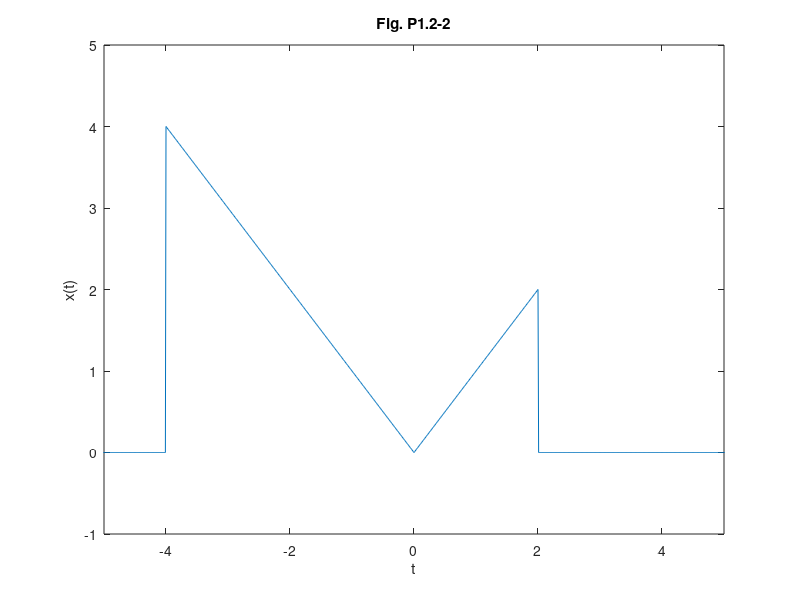
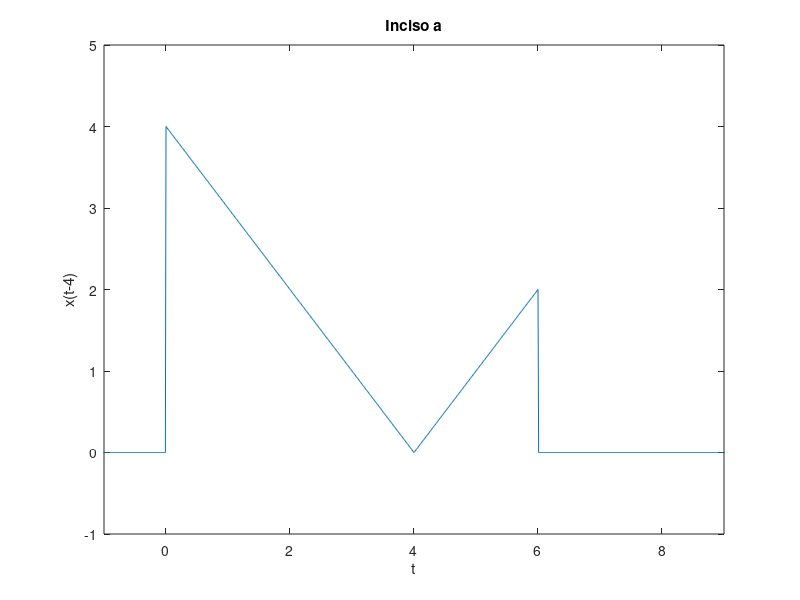
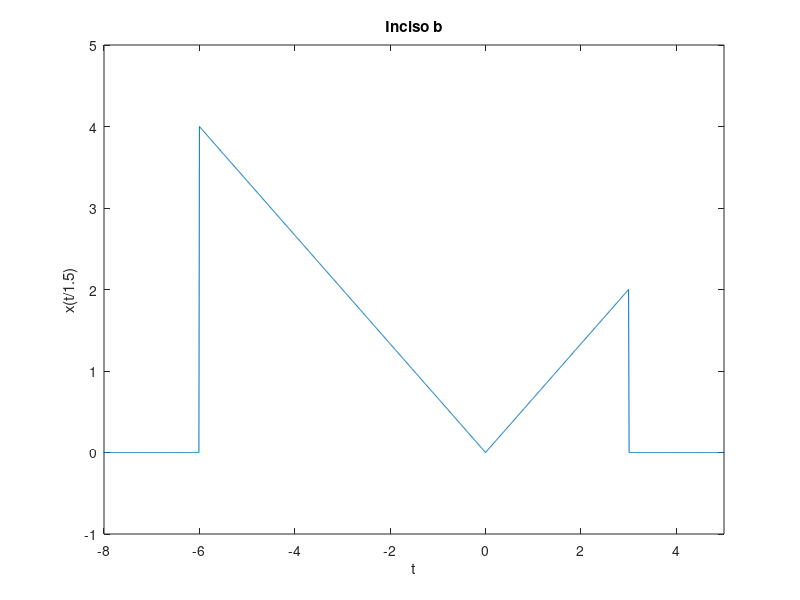
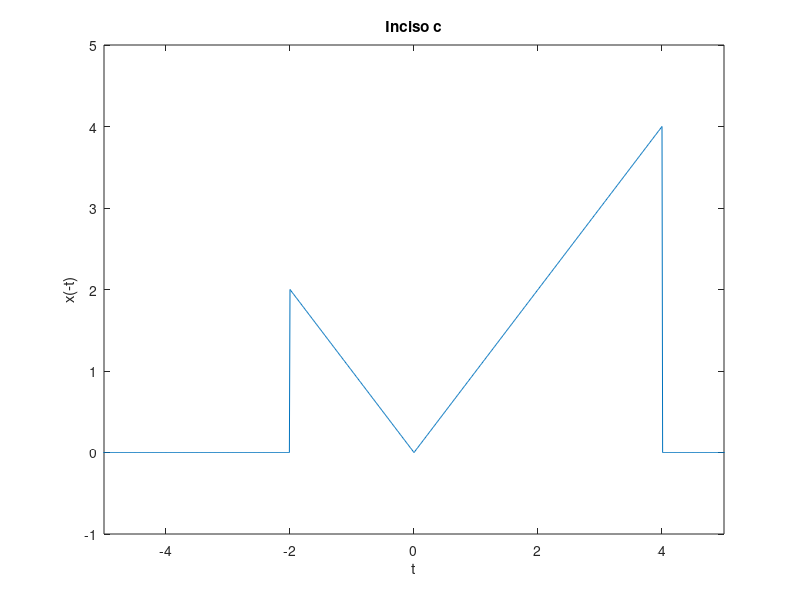

The MATLAB source for these figures, in order:
%% Práctica 1: Señales en tiempo continuo.
%
% *Integrantes:*
%
% * Arellano Paz Angel Ulises
% * Cardoso Arias Javier
% * Gachuz Hernández Karla Denisse
% * García Arteaga Alejandro
% * López Galván José Rodolfo
%
% *Objetivos:* 
%
% * Manipulación básica de MATLAB
% * Gráficas de señales reales y complejas continuas
% * Transformación de señales continuas (escalamientos y traslaciones)
% * Calculo de energía y potencia de señales continuas

%%



%%  1.11 Working with functions.
%
% Working with functions is fundamental to signals and systems applications. MATLAB provides several methods of defining and evaluating functions. An understanding and proficient use of these methods are therefore necessary and beneficial.

%%
% *11.1-1 Anonymous functions.*
%
% Many simple functions are most conveniently represented by using MATLAB anonymous functions. An anonymous function provides a symbolic representation of a function defined in terms of MATLAB operators, functions, or other anonymous functions. For example, consider defining the exponentially damped sinusoid $f (t) = e −t cos(2π t)$.

f = @(t) exp(-t).*cos(2*pi*t);

%%
% In this context, the @ symbol identifies the expression as an anonymous function, which is assigned a name of f. Parentheses following the @ symbol are used to identify the function’s independent variables (input arguments), which in this case is the single time variable t. Input arguments, such as t, are local to the anonymous function and are not related to any workspace variables with the same names.
%
% Once defined, $f (t)$ can be evaluated simply by passing the input values of interest. For example,

t =0; f(t)

%%
% evaluates $f (t)$ at t = 0, confirming the expected result of unity. The same result is obtained by passing t = 0 directly.

%%
% Vector inputs allow the evaluation of multiple values simultaneously, Consider the task of plotting $f(t)$ over the interval $(-2 \leq t \leq 2)$. Gross function behavior is clear:  $f(t)$ should oscilate four times with a decaying envelope. Since accurate hand sketches are cumberstone, MATLAB-generated plots are an attractive alternative. As the following example illustrates, care must be taken to ensure reliable results.
%
% Suppose the vector t is chosen to include onlu the integers contained in $(-2 \leq t \leq 2)$, namely, [−2, −1, 0, 1, 2].

t = (-2:2);

%%
% This vector input is evaluated from a vector output.

f(t)

%%
% The plot command graphs the result, which is shown in Fig. 1.46 

%%
%
%  >> plot(t,f(t));
%  >> xlabel(’t’); ylabel(’f(t)’); grid;
%

%%
% Grid lines, added by using the grid command, aid feature identification. Unfortunately, the
% plot does not illustrate the expected oscillatory behavior. More points are required to adequately
% represent f (t).
% The question, then, is how many points is enough? † If too few points are chosen, information
% is lost. If too many points are chosen, memory and time are wasted. A balance is needed. For
% oscillatory functions, plotting 20 to 200 points per oscillation is normally adequate. For the present
% case, t is chosen to give 100 points per oscillation.

plot(t, f(t));
xlabel('t');
ylabel('f(t)');
grid;

%%
% *Figure 1.46* $f(t) = e^{-t}cos(2\pi t)$ for $t = (-2::2)$.

t1 = (-2:0.01:2);
plot(t1, f(t1));
xlabel('t');
ylabel('f(t)');
grid;

%%
% *Figure 1.47* $f(t) = e^{-t}cos(2\pi t)$ for $t = (-2:0.01:2)$.

%%
% *1.11-2 Relational Operators and the Unit Step Function.*
%
% The unit step function $u(t)$ arises naturally in many practical situations. For example, a unit step can
% model the act of turning on a system. With the help of relational operators, anonymous functions
% can represent the unit step function.
% In MATLAB, a relational operator compares two items. If the comparison is true, a logical true
% (1) is returned. If the comparison is false, a logical false (0) is returned. Sometimes called indicator
% functions, relational operators indicates whether a condition is true. Six relational operators are
% available: <, >, <=, >=, ==, and ~=.
%   The unit step function is readily defined using the >= relational operator.

u = @(t) 1.0.*(t>=0);

%%
% Any function with a jump discontinuity, such as the unit step, is difficult to plot. Consider plotting
% $u(t)$ by using $t = (-2:2)$.

t = (-2:2);
plot(t, u(t));
xlabel ('t');
ylabel('u(t)');

%%
% *Figure 1.48* $u(t)$ for $t = (-2:2)$.

%%
% Two significant problems are apparent in the resulting plot, shown in Fig. 1.48. First,
% MATLAB automatically scales plot axes to tightly bound the data. In this case, this normally
% desirable feature obscures most of the plot. Second, MATLAB connects plot data with lines,
% making a true jump discontinuity difficult to achieve. The coarse resolution of vector t emphasizes
% the effect by showing an erroneous sloping line between t = −1 and t = 0.
% The first problem is corrected by vertically enlarging the bounding box with the axis
% command. The second problem is reduced, but not eliminated, by adding points to vector t.

t = (-2:0.01:2);
plot(t, u(t));
xlabel('t');
ylabel('u(t)');
axis([-2 2 -0.1 1.1]);

%%
% *Figure 1.48* $u(t)$ for $t = (-2:0.01:2)$.

%%
% The four-element vector argument of axis specifies x axis minimum, x axis maximum, y axis
% minimum, and y axis maximum, respectively. The improved results are shown in Fig. 1.49.
% Relational operators can be combined using logical AND, logical OR, and logical negation: &,
% |, and ~, respectively. For example, (t>0) & (t<1) and ~((t<=0) $|$ (t>=1)) both test if 0 < t < 1.
% To demonstrate, consider defining and plotting the unit pulse p(t) = u(t) − u(t − 1), as shown in
% Fig. 1.50:

p =@(t) 1.0.*((t>=0)&(t<1));
t = (-1:0.01:2);
plot(t, p(t));
xlabel('t');
ylabel('p(t) = u(t) - u(t-1)');
axis([-1 2 -0.1 1.1]);


%% Resolución del problema 1.2-2

%%
% For the signal x(t) illustrated in Fig. P1.2-2, sketch
% A) $x(t-4)$
% B) $x(t/1.5)$
% C) $x(-t)$
% D) $x(2t-4)$
% E) $x(2-t)$


u = @(t) 1.0.*(t>=0);

u1= @(t) 1.0.*((t>=-4)&(t<0));

u2=@(t) 1.0.*((t>=0)&(t<=2));

f=@(t) (-t.*u1(t)) + (t.*u2(t));

t = (-20:0.01:20);

plot(t,f(t))

axis([-5 5 -1 5]);

title('Fig. P1.2-2');

xlabel('t');

ylabel('x(t)');

%%
% *A)* $x(t-4)$


figure (2);
x1=@(t) f(t-4);

plot(t,x1(t));

axis([-1 9 -1 5]);

title('Inciso a');

xlabel('t');

ylabel('x(t-4)');

%%
% *B)* $x(t/1.5)$

figure (3);

x2=@(t) f(t/1.5);

plot(t,x2(t));

axis([-8 5 -1 5]);

title('Inciso b');

xlabel('t');

ylabel('x(t/1.5)');

%%
% *C)* $x(-t)$


figure (4);

x3=@(t) f(-t);

plot(t,x3(t));

axis([-5 5 -1 5]);

title('Inciso c');

xlabel('t');

ylabel('x(-t)');

%%
% *D)* $x(2t-4)$


figure (5);

x4=@(t) f(2.*t - 4);

plot(t,x4(t));

axis([-5 5 -1 5]);

title('Inciso d');

xlabel('t');

ylabel('x(2t-4)');

%%
% *E)* $x(2t-4)$


figure (6);

x5=@(t) f(2 - t);

plot(t,x5(t));

axis([-1 8 -1 5]);

title('Inciso e');

xlabel('t');

ylabel('x(2-t)');


t=(-3*pi:0.001:3*pi);

% X(t)=2^t*cos(2pit);
% Ximpar(t)=1/2(x(t)-x(-t));
% Ximpar(t)=(2^(-t-1))*cos(2pit)-(2^(t-1))*cos(-2pit);

%% Resoluciòn del problema 1.11-1
%

for i=1:length(t)
if t(i)<=-pi
R(i)=-(2.^(t(i)-1)).*cos(-2*pi*t(i));
elseif t(i)>=pi
R(i)=(2.^(-t(i)-1)).*cos(2*pi*t(i));
else
R(i)=0;
end
end

plot(t,R);
ylabel('Ximpar(t)');
xlabel('t');
title('Ejercicio 1.11-1');
grid on;

%% Ejercicio 4: 
%
% Construye la grafica de

%% 
% $$x(t) = \sum_{k=1}^{10} cos(2\pi k t)$$
%
% para cuatro rangos (figura 2x2). Los ejes deben mostrarse en el origen además de la edición de su preferencia.
% Procedimiento:
%
% *Primer rango*

subplot(2,2,1)
y=0;
t=linspace(-4*pi,-2*pi,1000);
for k=1:10
    
x=cos(2*pi*k*t);
y=y+x;
end
plot(t,y)
grid on
ax = gca;
xlabel('Dominio t')
ylabel('x(t)')
title('Gráfica rango -4pi<=t<=-2pi ')

%% 
% *Segundo rango*


subplot(2,2,2)
y=0;
t=linspace(-2*pi,0,1000);
for k=1:10
    
x=cos(2*pi*k*t);
y=y+x;
end
plot(t,y)
grid on
ax = gca;
xlabel('Dominio t')
ylabel('x(t)')

title('Gráfica rango -2pi<=t<=0 ')

%%
% *Tercer rango*


subplot(2,2,3)
y=0;
t=linspace(0,2*pi,1000);
for k=1:10
    
x=cos(2*pi*k*t);
y=y+x;
end
plot(t,y)
grid on
ax = gca;
xlabel('Dominio t')
ylabel('x(t)')
title('Gráfica rango 0<=t<=2pi ')

%%
% *Cuarto rango*

subplot(2,2,4)
y=0;
t=linspace(2*pi,4*pi,1000);
for k=1:10
    
x=cos(2*pi*k*t);
y=y+x;
end
plot(t,y)
grid on
ax = gca;
xlabel('Dominio t')
ylabel('x(t)')
title('Gráfica rango 2pi<=t<42pi ')